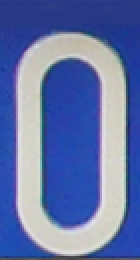
#> input picture digits/0_09T99_0.bmp, 70 x 130 px, given in place of example00.bmp, which was not available (shown 2 times larger)
$ python licensePositioning.py
#> lines starting #> are read from the running program, lines starting #| are printed output that depends on the picture; pictures that were not available may be replaced by others from this repository, and a replacement may not be noted
### imageProcess.py
import cv2
import sys
import numpy as np


def img2gray(img):
    # YCrCb
    return (img[:, :] * np.array([0.1140, 0.5870, 0.2990])).sum(axis=2).astype(np.uint8)


# [130 lines left out: functions gray2binary, segment, get_digits, save_digits, img_enhance_smooth, execute and 1 more, not called in this run]


# [2 lines that do not run on import are left out]

### licensePositioning.py
import cv2
import numpy as np
import imageProcess as ip

fpath = r'/home/lpy/PythonProjects/LicensePlateRecognition/dataset/example00.bmp'
img = cv2.imread(fpath)
#> img is the input picture: shape (130, 70, 3); mean B, G, R 169.8, 116, 99.1

grayimg = ip.img2gray(img)
#> in img2gray, `return (img[:, :] * np.array([0.1140, 0.5870, 0.2990])).sum(axis=2).as..`:
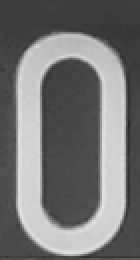
#> returned value: shape (130, 70) (shown 2 times larger); min 37, max 228, mean 116.6
grayimg = cv2.equalizeHist(grayimg)
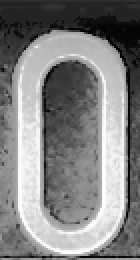
#> grayimg: shape (130, 70) (shown 2 times larger); min 0, max 255, mean 130.2
#> (the run stopped early here; a loop or call above may not have finished)

$ run again, on digits/0_23Z60_4.bmp
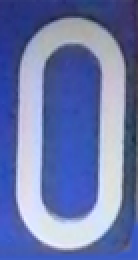
#> input picture digits/0_23Z60_4.bmp, 69 x 130 px, given in place of example00.bmp, which was not available (shown 2 times larger)
#> img is the input picture: shape (130, 69, 3); mean B, G, R 172.4, 120.5, 107.1
#> in img2gray, `return (img[:, :] * np.array([0.1140, 0.5870, 0.2990])).sum(axis=2).as..`:
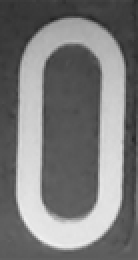
#> returned value: shape (130, 69) (shown 2 times larger); min 35, max 239, mean 121.9
#> `grayimg = cv2.equalizeHist(grayimg)`:
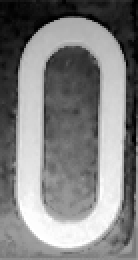
#> grayimg: shape (130, 69) (shown 2 times larger); min 0, max 255, mean 128.8
